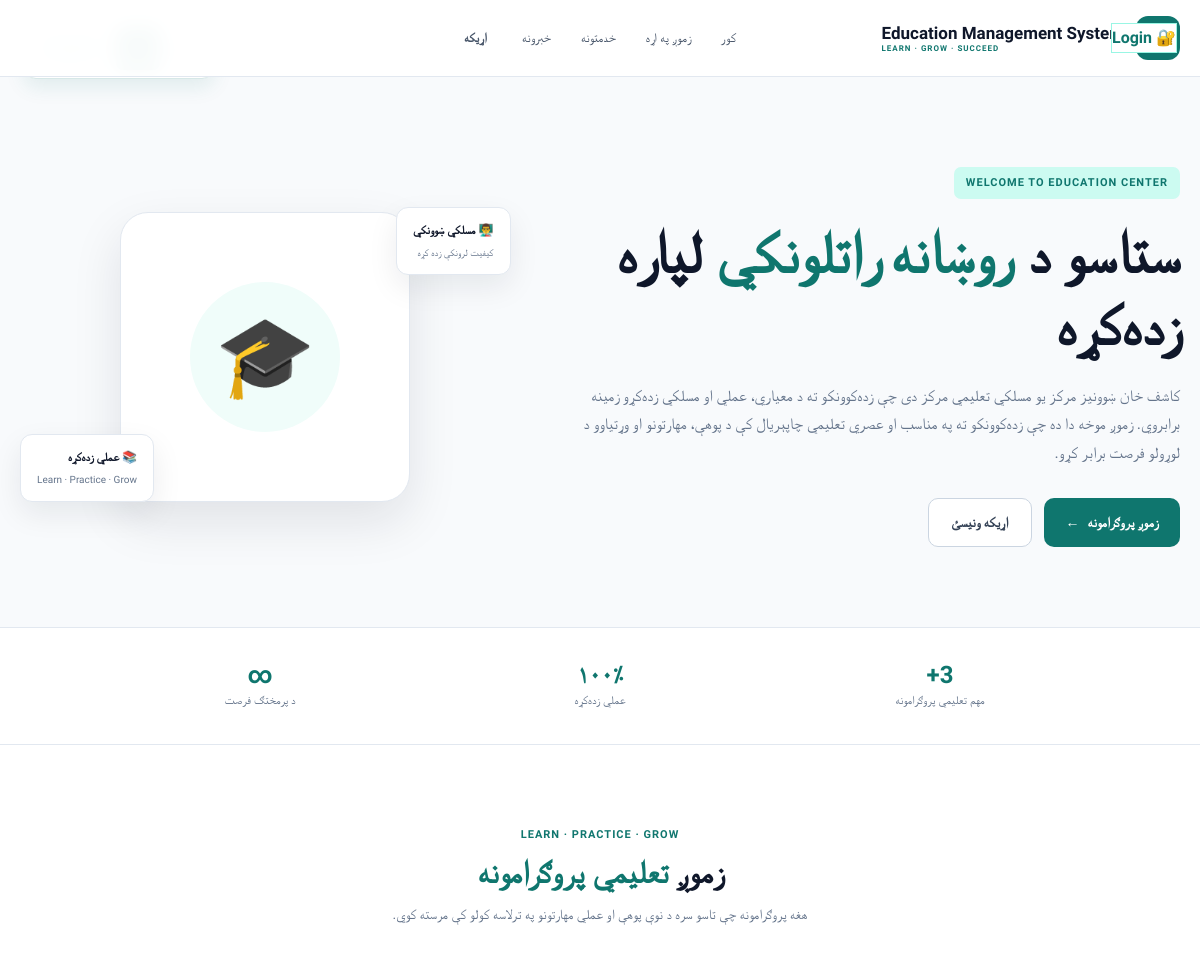
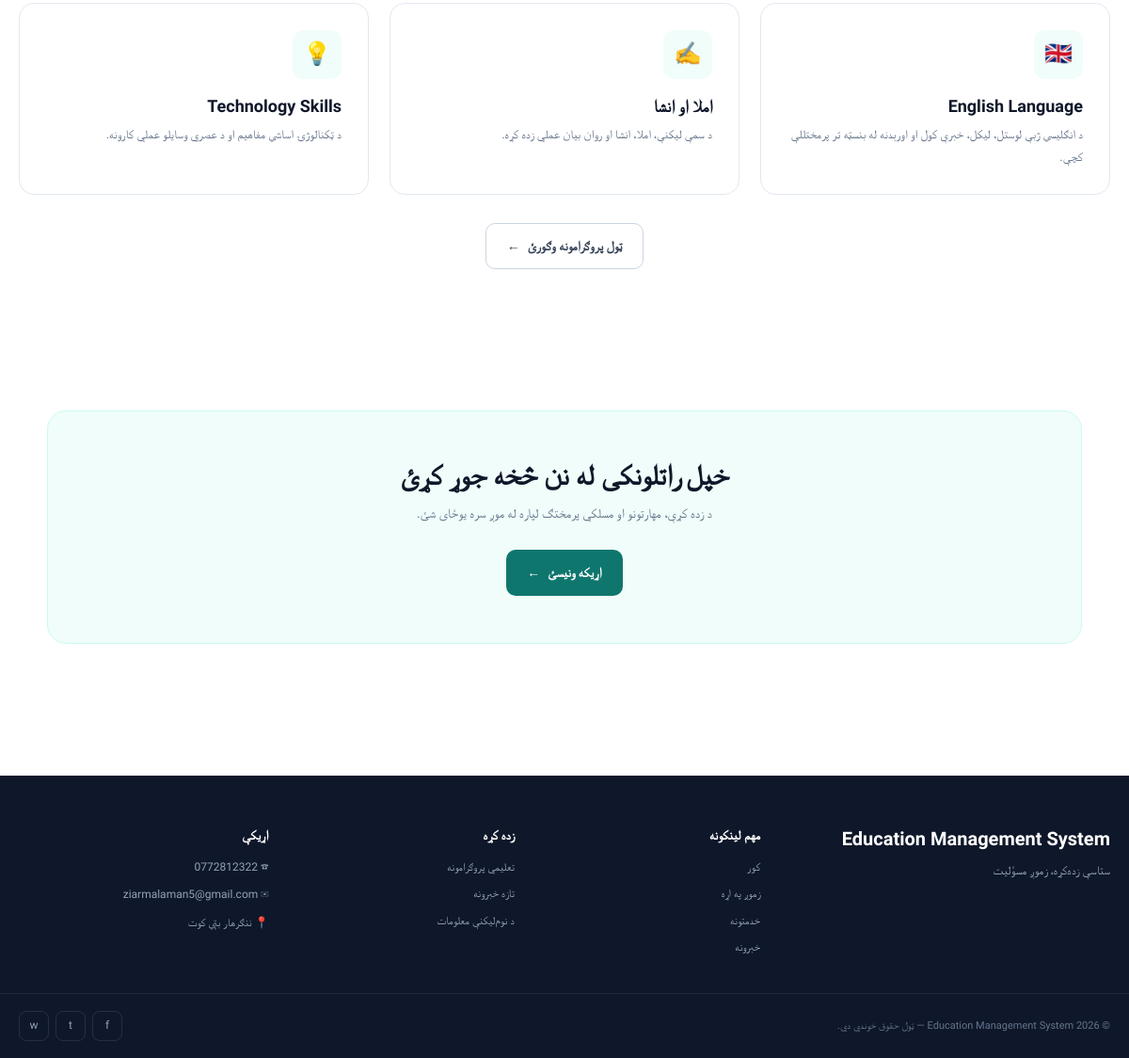
The page / on the database its author committed (2 pictures, top to bottom).
### core/models.py (models this page shows, shortened)
class SiteSetting(models.Model):
    center_name = models.CharField(max_length=150, default='Education Center')
    slogan = models.CharField(max_length=255, blank=True)
    welcome_title = models.CharField(max_length=255, default='ستاسو د بريا زده‌کړيز مرکز')
    welcome_text = models.TextField(blank=True)
    phone = models.CharField(max_length=30, blank=True)
    email = models.EmailField(blank=True)
    address = models.CharField(max_length=255, blank=True)
    facebook_url = models.URLField(blank=True)
    class Meta:
        verbose_name_plural = 'Site settings'

class Service(models.Model):
    title = models.CharField(max_length=120)
    description = models.TextField()
    icon = models.CharField(max_length=40, default='📚')
    is_active = models.BooleanField(default=True)

### core/views.py (the view)
# urls.py: 2. Add a URL to urlpatterns:  path('', views.home, name='home')
def home(request):
    return render(request, language_template(request, 'core/welcome.html'), {'site': setting(), 'services': Service.objects.filter(is_active=True)[:3]})

### core/context_processors.py (called while the page is built)
def language(request):
    selected = request.session.get('language', 'ps')
    return {'interface_language': selected, 'is_english': selected == 'en'}

### core/views.py (called while the page is built)
def setting():
    return SiteSetting.objects.first()

def language_template(request, pashto_name):
    if request.session.get('language') == 'en':
        stem, extension = pashto_name.rsplit('.', 1)
        return f'{stem}_en.{extension}'
    return pashto_name

### templates/core/welcome.html (shortened to what this page needs)
{% extends "base.html" %}
{% block content %}
<div class="welcome-language">
    <span>ژبه وټاکئ</span>
    <form method="post" action="{% url 'set_language' %}">{% csrf_token %}<input type="hidden" name="next" value="/"><button class="primary" type="submit" name="language" value="ps">پښتو</button></form>
    <form method="post" action="{% url 'set_language' %}">{% csrf_token %}<input type="hidden" name="next" value="/"><button type="submit" name="language" value="en">English</button></form>
</div>
<section class="hero">
    <div class="hero-container">
        <div class="hero-content">
            <div class="hero-label">
                WELCOME TO EDUCATION CENTER
            </div>
            <h1>
                ستاسو د
                <span>روښانه راتلونکي</span>
                لپاره زده‌کړه
            </h1>
            <p class="hero-description">
                {{ site.welcome_text|default:'موږ تاسو ته د کیفیت لرونکې زده کړې، عملي مهارتونو او مسلکي پرمختګ لپاره مناسب چاپېریال برابروو.' }}
            </p>
            <div class="hero-buttons">
                <a href="{% url 'services' %}"
                   class="btn-primary-custom">
                    زموږ پروګرامونه
                    <span style="margin-right:8px;">←</span>
                </a>
                <a href="{% url 'contact' %}"
                   class="btn-outline-custom">
                    اړیکه ونیسئ
                </a>
            </div>
        </div>
        <div class="hero-visual">
            <div class="hero-card">
                <div class="hero-card-icon">
                    🎓
                </div>
            </div>
            <div class="floating-card floating-one">
                <strong>
                    👨‍🏫 مسلکي ښوونکي
                </strong>
                <small>
                    کیفیت لرونکې زده کړه
                </small>
            </div>
            <div class="floating-card floating-two">
                <strong>
                    📚 عملي زده‌کړه
                </strong>
                <small>
                    Learn · Practice · Grow
                </small>
            </div>
        </div>
    </div>
</section>
<section class="trust-section">
    <div class="trust-container">
        <div class="trust-item">
            <div class="trust-number">
                {{ services|length }}+
            </div>
            <div class="trust-label">
                مهم تعلیمي پروګرامونه
            </div>
        </div>
        <div class="trust-item">
            <div class="trust-number">
                ۱۰۰٪
            </div>
            <div class="trust-label">
                عملي زده‌کړه
            </div>
        </div>
        <div class="trust-item">
            <div class="trust-number">
                ∞
            </div>
            <div class="trust-label">
                د پرمختګ فرصت
            </div>
        </div>
    </div>
</section>
<section class="section services-section">
    <div class="container-custom">
        <div class="section-title">
            <div class="small-title">
                LEARN · PRACTICE · GROW
            </div>
            <h2>
                زموږ
                <span style="color:#0f766e;">
                    تعلیمي پروګرامونه
                </span>
            </h2>
            <p>
                هغه پروګرامونه چې تاسو سره د نوې پوهې او عملي مهارتونو
                په ترلاسه کولو کې مرسته کوي.
            </p>
        </div>
        <div class="services-grid">
            {% for item in services %}
                <div class="service-card">
                    <div class="service-icon">
                        {% if item.icon %}
                            {{ item.icon }}
                        {% else %}
                            📘
                        {% endif %}
                    </div>
                    <h3>
                        {{ item.title }}
                    </h3>
                    <p>
                        {{ item.description|default:'د کیفیت لرونکې زده کړې او عملي مهارتونو لپاره مناسب تعلیمي پروګرام.' }}
                    </p>
                </div>
            {% endfor %}
        </div>
        <div class="services-more">
            <a href="{% url 'services' %}"
               class="btn-outline-custom">
                ټول پروګرامونه وګورئ
                <span style="margin-right:8px;">
                    ←
                </span>
            </a>
        </div>
    </div>
</section>
<section class="cta-section">
    <div class="cta-box">
        <h2>
            خپل راتلونکی له نن څخه جوړ کړئ
        </h2>
        <p>
            د زده کړې، مهارتونو او مسلکي پرمختګ لپاره
            له موږ سره یوځای شئ.
        </p>
        <a href="{% url 'contact' %}"
           class="btn-primary-custom">
            اړیکه ونیسئ
            <span style="margin-right:8px;">
                ←
            </span>
        </a>
    </div>
</section>
{% endblock %}

### templates/base.html (shortened to what this page needs)
{% load static %}
<!doctype html>
<html lang="{% if is_english %}en{% else %}ps{% endif %}" dir="{% if is_english %}ltr{% else %}rtl{% endif %}">
<head>
    <link
        href="https://cdn.jsdelivr.net/npm/bootstrap@5.3.3/dist/css/bootstrap.rtl.min.css"
        rel="stylesheet">
    <link rel="stylesheet" href="{% static 'css/public-pages.css' %}?v=1">
</head>
<body>
    <header class="main-header">
        <div class="header-container">
            <a href="{% url 'welcome' %}"
               class="site-logo">
                <span class="logo-mark">
                </span>
                <span class="logo-text">
                    <strong>
                        {{ site.center_name|default:'Education Center' }}
                    </strong>
                    <small>
                        LEARN · GROW · SUCCEED
                    </small>
                </span>
            </a>
            <nav class="main-nav"
                 id="mainNavigation">
                <a href="{% url 'welcome' %}"
                   class="{% if request.resolver_match.url_name == 'welcome' %}active{% endif %}">
                    {% if is_english %}Home{% else %}کور{% endif %}
                </a>
                <a href="{% url 'about' %}"
                   class="{% if request.resolver_match.url_name == 'about' %}active{% endif %}">
                    {% if is_english %}About{% else %}زموږ په اړه{% endif %}
                </a>
                <a href="{% url 'services' %}"
                   class="{% if request.resolver_match.url_name == 'services' %}active{% endif %}">
                    {% if is_english %}Services{% else %}خدمتونه{% endif %}
                </a>
                <a href="{% url 'news_list' %}"
                   class="{% if request.resolver_match.url_name == 'news_list' %}active{% endif %}">
                    {% if is_english %}News{% else %}خبرونه{% endif %}
                </a>
                <a href="{% url 'contact' %}"
                   class="header-contact">
                    {% if is_english %}Contact{% else %}اړیکه{% endif %}
                </a>
            </nav>
            <div class="header-account-actions">
                {% if user.is_authenticated %}
                    <a href="{% url 'dashboard' %}"
                       class="header-login">
                        👤 {% if is_english %}Dashboard{% else %}ډشبورډ{% endif %}
                    </a>
                    <a href="{% url 'logout' %}"
                       class="header-logout">
                        {% if is_english %}Logout{% else %}خروج{% endif %}
                    </a>
                {% else %}
                    <a href="{% url 'login' %}"
                       class="header-login">
                        🔐 Login
                    </a>
                {% endif %}
            </div>
        </div>
    </header>
    <main>
        {% block content %}
        {% endblock %}
    </main>
    <footer class="main-footer">
        <div class="footer-container">
            <div class="footer-brand">
                <h3>
                    {{ site.center_name|default:'Education Center' }}
                </h3>
                <p>
                    {{ site.slogan|default:'د کیفیت لرونکې زده کړې، مهارتونو او روښانه راتلونکي لپاره ستاسو ملګری.' }}
                </p>
            </div>
            <div class="footer-column">
                <h4>
                    مهم لینکونه
                </h4>
                <a href="{% url 'welcome' %}">
                    کور
                </a>
                <a href="{% url 'about' %}">
                    زموږ په اړه
                </a>
                <a href="{% url 'services' %}">
                    خدمتونه
                </a>
                <a href="{% url 'news_list' %}">
                    خبرونه
                </a>
            </div>
            <div class="footer-column">
                <h4>
                    زده کړه
                </h4>
                <a href="{% url 'services' %}">
                    تعلیمي پروګرامونه
                </a>
                <a href="{% url 'news_list' %}">
                    تازه خبرونه
                </a>
                <a href="{% url 'contact' %}">
                    د نوم‌لیکنې معلومات
                </a>
            </div>
            <div class="footer-column">
                <h4>
                    اړیکې
                </h4>
                {% if site.phone %}
                    <div class="footer-contact-item">
                        ☎
                        {{ site.phone }}
                    </div>
                {% endif %}
                {% if site.email %}
                    <div class="footer-contact-item">
                        ✉
                        {{ site.email }}
                    </div>
                {% endif %}
                {% if site.address %}
                    <div class="footer-contact-item">
                        📍
                        {{ site.address }}
                    </div>
                {% endif %}
            </div>
        </div>
        <div class="footer-bottom">
            <div>
                © {% now "Y" %}
                — ټول حقوق خوندي دي.
            </div>
            <div class="footer-social">
                <a href="#"
                   aria-label="Facebook">
                    f
                </a>
                <a href="#"
                   aria-label="Telegram">
                    t
                </a>
                <a href="#"
                   aria-label="WhatsApp">
                    w
                </a>
            </div>
        </div>
    </footer>
</body>
</html>

### templates/base.html (style rules this page uses)
:root { --primary: #0f766e; --primary-dark: #115e59; --primary-light: #f0fdfa; --dark: #0f172a; --text: #334155; --muted: #64748b; --white: #ffffff; --light: #f8fafc; --border: #e2e8f0; --radius: 12px; --shadow: 0 10px 30px rgba(15, 23, 42, 0.07); }
* { box-sizing: border-box; }
html { scroll-behavior: smooth; }
body { margin: 0; padding: 0; font-family: "Vazirmatn", Tahoma, Arial, sans-serif; background: var(--white); color: var(--text); line-height: 1.8; }
a { text-decoration: none; color: inherit; }
button, input, textarea, select { font-family: inherit; }
.main-header { position: sticky; top: 0; z-index: 1000; background: rgba(255, 255, 255, 0.97); border-bottom: 1px solid var(--border); backdrop-filter: blur(10px); }
.header-container { max-width: 1200px; min-height: 76px; margin: auto; padding: 0 20px; display: flex; align-items: center; justify-content: space-between; gap: 25px; position: relative; }
.site-logo { display: flex; align-items: center; gap: 12px; flex-shrink: 0; }
.logo-mark { width: 44px; height: 44px; display: flex; align-items: center; justify-content: center; background: var(--primary); color: white; border-radius: 12px; font-size: 22px; }
.logo-text { display: flex; flex-direction: column; line-height: 1.3; }
.logo-text strong { color: var(--dark); font-size: 17px; font-weight: 800; }
.logo-text small { color: var(--primary); font-size: 8px; font-weight: 700; letter-spacing: 1px; direction: ltr; }
.main-nav { display: flex; align-items: center; gap: 4px; position: absolute; left: 50%; transform: translateX(-50%); }
.main-nav a { padding: 9px 13px; color: #475569; font-size: 13px; font-weight: 500; border-radius: 9px; transition: all 0.2s ease; }
.header-contact { background: transparent !important; color: #475569 !important; margin-right: 5px; font-weight: 700 !important; }
.header-login { background: white !important; color: var(--primary) !important; border: 1px solid #99f6e4; font-weight: 700 !important; margin-right: 3px; }
.header-account-actions { position: absolute; right: 20px; display: flex; align-items: center; gap: 5px; }
main { min-height: 60vh; }
.section { padding: 80px 20px; }
.container-custom { max-width: 1200px; margin: auto; }
.section-title { text-align: center; margin-bottom: 45px; }
.section-title .small-title { color: var(--primary); font-size: 11px; font-weight: 800; letter-spacing: 1px; direction: ltr; margin-bottom: 8px; }
.section-title h2 { color: var(--dark); font-size: 32px; font-weight: 800; margin: 0 0 10px; }
.section-title p { max-width: 650px; margin: auto; color: var(--muted); font-size: 14px; }
.btn-primary-custom { display: inline-flex; align-items: center; justify-content: center; padding: 11px 21px; background: var(--primary); color: white; border-radius: 9px; font-size: 13px; font-weight: 700; transition: all 0.2s ease; }
.btn-outline-custom { display: inline-flex; align-items: center; justify-content: center; padding: 10px 21px; background: white; color: var(--text); border: 1px solid #cbd5e1; border-radius: 9px; font-size: 13px; font-weight: 600; transition: all 0.2s ease; }
.main-footer { margin-top: 70px; background: #0f172a; color: #cbd5e1; }
.footer-container { max-width: 1200px; margin: auto; padding: 55px 20px 30px; display: grid; grid-template-columns: 1.5fr 1fr 1fr 1.2fr; gap: 40px; }
.footer-brand h3 { color: white; font-size: 20px; font-weight: 800; margin-bottom: 10px; }
.footer-brand p { max-width: 330px; margin: 0; color: #94a3b8; font-size: 13px; }
.footer-column h4 { color: white; font-size: 14px; font-weight: 700; margin-bottom: 15px; }
.footer-column a { display: block; color: #94a3b8; font-size: 12px; margin-bottom: 7px; transition: color 0.2s ease; }
.footer-contact-item { color: #94a3b8; font-size: 12px; margin-bottom: 8px; }
.footer-bottom { max-width: 1200px; margin: auto; padding: 18px 20px; border-top: 1px solid rgba(255,255,255,0.08); display: flex; align-items: center; justify-content: space-between; gap: 20px; font-size: 11px; color: #64748b; }
.footer-social { display: flex; gap: 7px; }
.footer-social a { width: 32px; height: 32px; display: flex; align-items: center; justify-content: center; border: 1px solid rgba(255,255,255,0.1); border-radius: 8px; color: #94a3b8; font-size: 12px; }

### rows shown on the page
SiteSetting: center_name "Education Management System", welcome_text "کاشف خان ښوونیز مرکز یو مسلکي تعلیمي مرکز دی چې زده‌کوونکو ته د معیاري، عملي او مسلکي زده‌کړو زمینه برابروي. زموږ موخه دا ده چې زده‌کوونکو ته په مناسب او عصري تعلیمي چاپېریال کې د پوهې، مهارتونو او وړتیاوو د لوړولو فرصت برابر کړو.", slogan "ستاسې زده‌کړه، زموږ مسؤلیت", phone "0772812322", email "ziarmalaman5@gmail.com", address "ننګرهار بټي کوت"
Service: icon "🇬🇧", title "English Language", description "د انګلیسي ژبې لوستل، لیکل، خبرې کول او اورېدنه له بنسټه تر پرمختللې کچې."
Service: icon "✍️", title "املا او انشا", description "د سمې لیکنې، املا، انشا او روان بیان عملي زده کړه."
Service: icon "💡", title "Technology Skills", description "د ټکنالوژۍ اساسي مفاهیم او د عصري وسایلو عملي کارونه."

### other values the page prints
{{ services|length }} "3"
